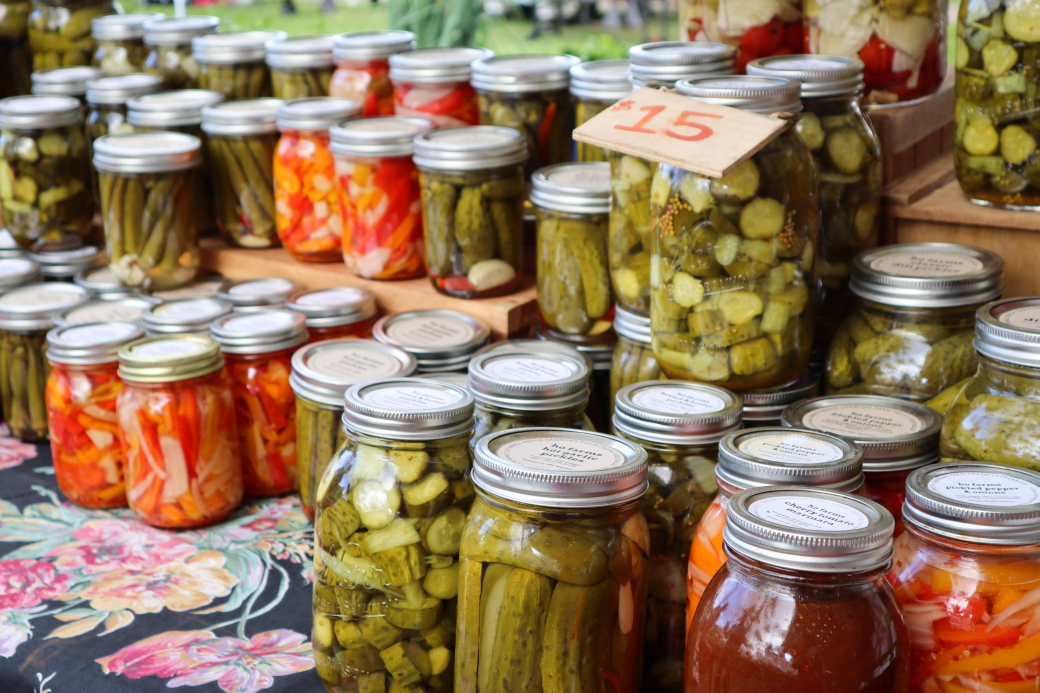
#> input picture PracticeImage.jpg, 5196 x 3464 px (shown at 1/5 size)
$ jupyter execute 'DIP Assignment.ipynb'
#> lines starting #> are read from the running program, lines starting #| are printed output that depends on the picture; after the words box and inside, x2 and y2 are one past the last pixel; in counts of white or black regions, pixels touching at a corner belong together
[cell 1]
import cv2

[cell 2]
image=cv2.imread('PracticeImage.jpg')
#> image is the input picture: shape (3464, 5196, 3); mean B, G, R 92.8, 119.4, 144.1

[cell 3]
cv2.imshow('Image',image)

[cell 4]
cv2.destroyAllWindows() #close the image window

[cell 5]
print('Image Width is',image.shape[1])
#| Image Width is 5196
print('Image Height is',image.shape[0])
#| Image Height is 3464

[cell 6]
newimage=cv2.resize(image,(256,256))
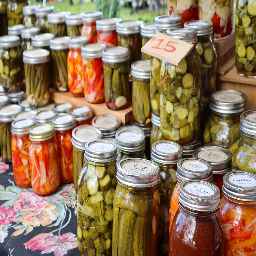
#> newimage: shape (256, 256, 3); mean B, G, R 92.7, 119.3, 144

[cell 7]
cv2.imwrite("PracticeEdited.jpg",newimage)#converting the image to 256x256 resolution
#> Out = True

[cell 8]
gray_image = cv2.cvtColor(image, cv2.COLOR_BGR2GRAY)
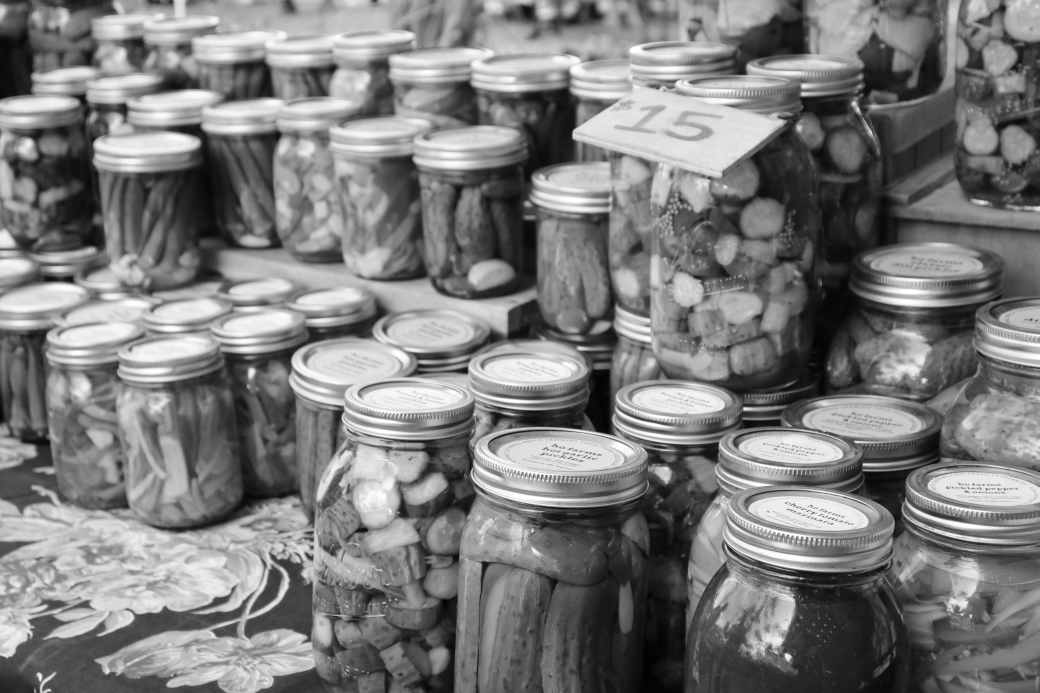
#> gray_image: shape (3464, 5196) (shown at 1/5 size); min 0, max 255, mean 123.8

[cell 9]
cv2.imwrite("GreyImage.jpg",gray_image)#converting the image into grayscale from rgb
#> Out = True

[cell 10]
ret, thresh = cv2.threshold(gray_image, 70, 255, 0)
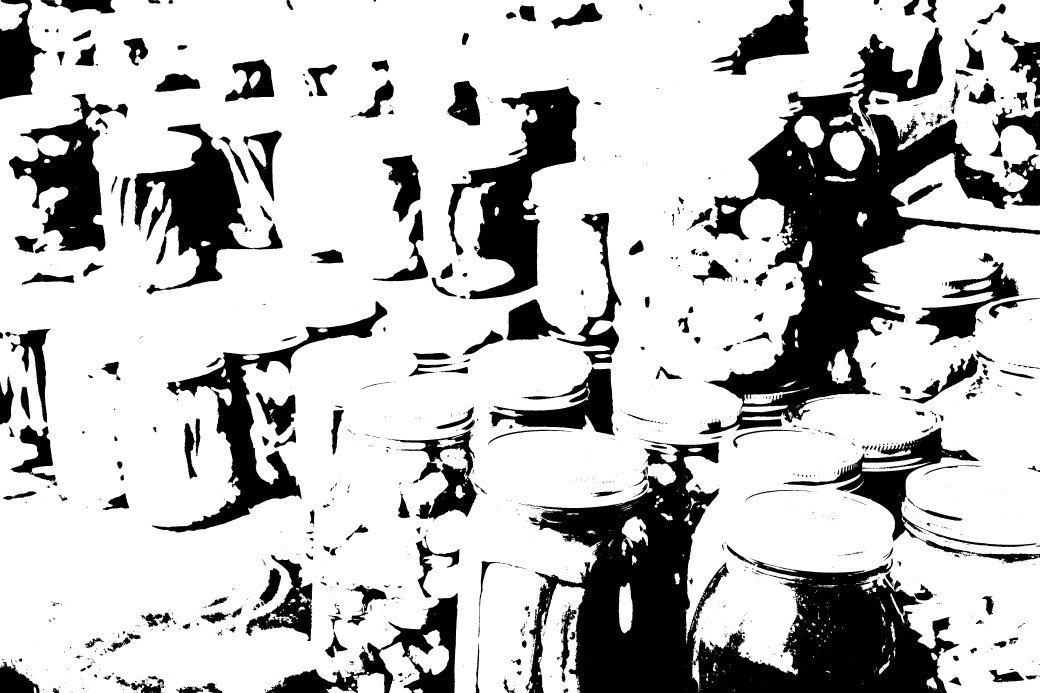
#> thresh: shape (3464, 5196) (shown at 1/5 size); 75.3% white; 2349 black regions (1809 under 20 px), largest, box (x1, y1, x2, y2) and area: (2592, 2193, 4799, 3464) 1096161, (3496, 137, 5196, 2172) 979228, (2240, 432, 2899, 1497) 266826

[cell 11]
cv2.imwrite("BinaryImage.jpg",thresh)#converting the image to binary from rgb
#> Out = True
